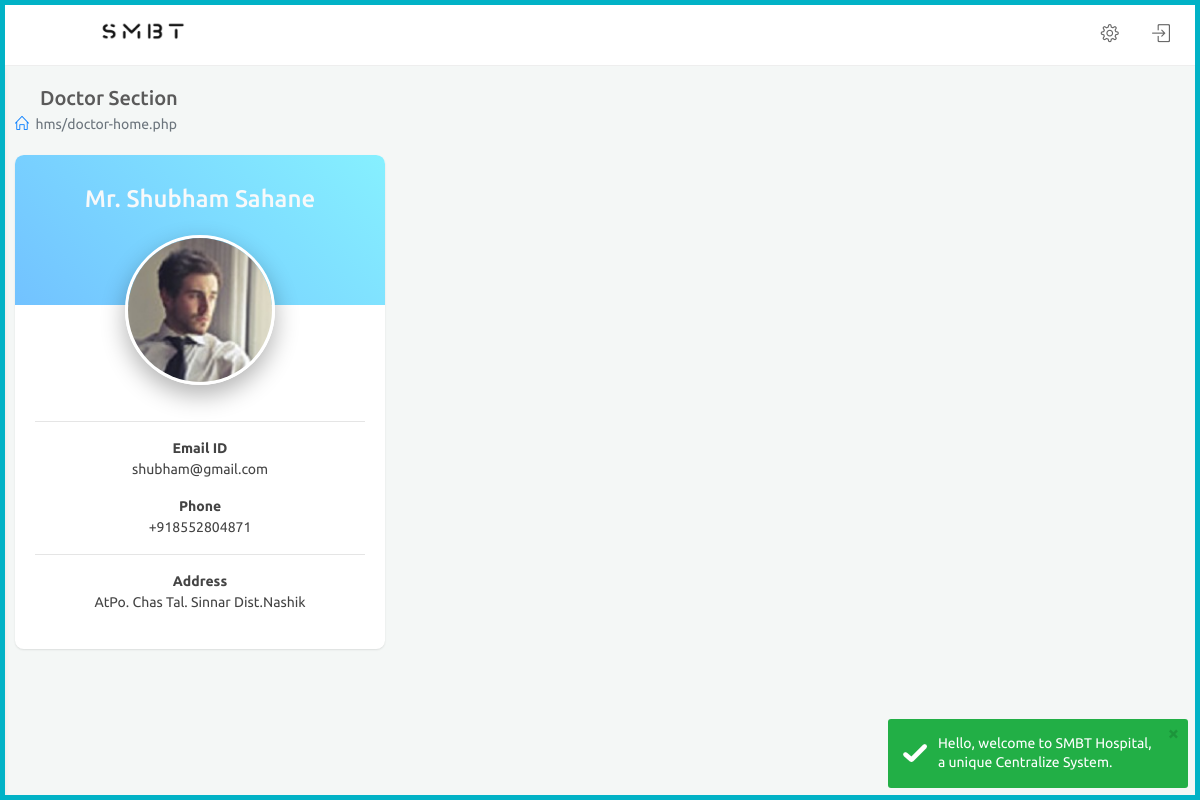
The app's page /doctor-home.php (signed in) with its own data.
### tables this page shows
CREATE TABLE `hospitalstaff` (
  `hsid` int NOT NULL AUTO_INCREMENT,
  `name` varchar(45) DEFAULT NULL,
  `email` varchar(45) DEFAULT NULL,
  `cNumber` varchar(45) DEFAULT NULL,
  `password` varchar(45) DEFAULT NULL,
  `education` varchar(45) DEFAULT NULL,
  `specialisation` varchar(45) DEFAULT NULL,
  `experience` varchar(45) DEFAULT NULL,
  `surgeonFlag` tinyint DEFAULT NULL,
  `doctorFlag` tinyint DEFAULT NULL,
  `nurseFlag` tinyint DEFAULT NULL,
  `accountantFlag` tinyint DEFAULT NULL,
  `laboratoristFlag` tinyint DEFAULT NULL,
  `pharmacyFlag` tinyint DEFAULT NULL,
  `emergencyFlag` tinyint DEFAULT NULL,
  `anaesthetistFlag` tinyint DEFAULT NULL,
  `adminFlag` tinyint DEFAULT NULL,
  `bdate` date DEFAULT NULL,
  `height` decimal(10,0) DEFAULT NULL,
  `weight` decimal(10,0) DEFAULT NULL,
  `sex` varchar(10) DEFAULT NULL,
  `age` int DEFAULT NULL,
  `address` varchar(80) DEFAULT NULL,
  `facebook` varchar(45) DEFAULT NULL,
  `twitter` varchar(45) DEFAULT NULL,
  `instagram` varchar(45) DEFAULT NULL,
  `glink` varchar(45) DEFAULT NULL,
  `profilename` varchar(45) DEFAULT 'avatar.png',
  PRIMARY KEY (`hsid`),
  UNIQUE KEY `hsid_UNIQUE` (`hsid`)
);

### doctor-home.php (the view, shortened to what this page needs)
<?php
  include("include/doctor-header.php");
  ?>
            <div class="row clearfix">
                <div class="col-lg-4 col-md-12">
                    <div class="card member-card">
                        <div class="header l-blue">
                            <h4 class="m-t-10 text-light"> Mr. <?php echo $row['name']; ?></h4>
                        </div>
                        <div class="member-img">
                            <a href="patient-invoice.html">
                            <?php
                                $result = mysqli_query($conn,"SELECT * FROM hospital.hospitalstaff where email='$Email';");
                                if($result)
                                {
                                $row=mysqli_fetch_assoc($result);
                                echo"<img src='assets/images/sm/". $row['profilename'] ." ' class='rounded-circle user-photo' alt='User Profile Picture'>";
                                }
                            ?>
                            </a>
                        </div>
                        <div class="body">
                            <hr>
                            <strong>Email ID</strong>
                            <p><?php echo $row['email']; ?></p>
                            <strong>Phone</strong>
                            <p><?php echo $row['cNumber']; ?></p>
                            <hr>
                            <strong>Address</strong>
                            <address><?php echo $row['address']; ?></address>
                        </div>
                    </div>
                </div>
            </div>
<?php
  include("include/doctor-footer.php");
  ?>

### assets/css/chatapp.css (style rules this page uses)
.clearfix:after { visibility:hidden;display:block;font-size:0;content:" ";clear:both;height:0 }

### assets/css/color_skins.css (style rules this page uses)
.theme-cyan:before,.theme-cyan:after { background:#01b2c6 }

### records on screen
hospitalstaff: name "Shubham Sahane", profilename (picture), email "shubham@gmail.com", cNumber "+918552804871", address "AtPo. Chas Tal. Sinnar Dist.Nashik"

### other values on screen
$currentPage "hms/doctor-home.php"
